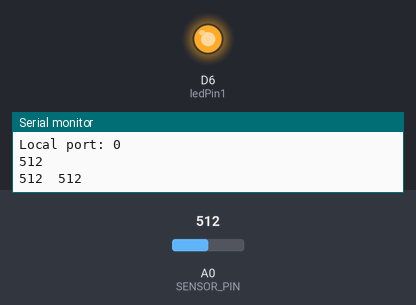
This sketch was run on a simulated ESP8266 (NodeMCU). Parts: output pins drawn as LEDs (lit = HIGH), the last lines printed to the serial monitor. The test bench sets the inputs (shaded band); at power-on: A0 (SENSOR_PIN) = 512. WiFi joins after 1.5 s; servers stay silent unless stated; random numbers use the default seed unless the sketch sets one.

Above: at 4.0 s.
At 8.2 s:
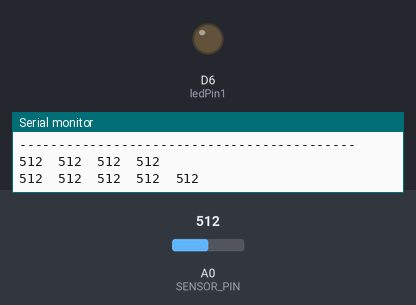
Timing chart, 0 to 8.9 s (numbered marks = the images above):
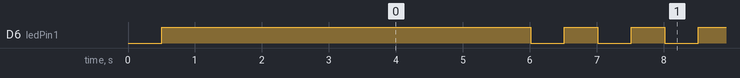

The sketch:

LightSwarmmodUDP.ino
```cpp
#include <CircularBuffer.h>
#include <Adafruit_TCS34725.h>

/*
Cooperative IOT Self Organizing Example
SwitchDoc Labs, August 2015

 */

#include <ESP8266WiFi.h>
#include <WiFiUdp.h>
#include <Wire.h>
#include "Adafruit_TCS34725.h"
#define ledPin1 D6
#define MAXCOUNT 10
#undef DEBUG

char ssid[] = "Yuan"; //  your network SSID (name)
char pass[] = "11111111"; // your network password


#define VERSIONNUMBER 1

#define SENSOR_PIN A0

#define LOGGERIPINC 20
#define SWARMSIZE 1 // only one now
// 30 seconds is too old - it must be dead
#define SWARMTOOOLD 30000

int mySwarmID = 0;

// Packet Types

#define LIGHT_UPDATE_PACKET 0
#define RESET_SWARM_PACKET 1
#define CHANGE_TEST_PACKET 2
#define RESET_ME_PACKET 3
#define DEFINE_SERVER_LOGGER_PACKET 4
#define LOG_TO_SERVER_PACKET 5
#define MASTER_CHANGE_PACKET 6
#define BLINK_BRIGHT_LED 7


unsigned int localPort = 4220;      // local port to listen for UDP packets

// master variables
boolean masterState = true;   // True if master, False if not
int swarmClear[SWARMSIZE];
int swarmVersion[SWARMSIZE];
int swarmState[SWARMSIZE];
long swarmTimeStamp[SWARMSIZE];   // for aging

IPAddress serverAddress = IPAddress(172,20,10,2); // default no IP Address


int swarmAddresses[SWARMSIZE];  // Swarm addresses


// variables for light sensor

int clearColor;
int redColor = 0;
int blueColor = 0;
int greenColor = 0;

int window[10]; // sliding window
int mean = 0;
int count = 0;
int lastSecondsCount = 0;
int val = 0;
int lastval = 0;
int average=0;
int total=0;
unsigned long previousMillis1 = 0;        // will store last time LED was updated
unsigned long previousMillis2 = 0;        // will store last time LED was updated
const long interval1 = 5000;           // interval at which to send and receive
const long interval2 = 1000;
const int PACKET_SIZE = 14; // Light Update Packet
const int BUFFERSIZE = 1024;
CircularBuffer<int, MAXCOUNT> sensedArray;
byte packetBuffer[BUFFERSIZE]; //buffer to hold incoming and outgoing packets

// A UDP instance to let us send and receive packets over UDP
WiFiUDP udp;

/* Initialise with default values (int time = 2.4ms, gain = 1x) */
// Adafruit_TCS34725 tcs = Adafruit_TCS34725();

/* Initialise with specific int time and gain values */
//Adafruit_TCS34725 tcs = Adafruit_TCS34725(TCS34725_INTEGRATIONTIME_700MS, TCS34725_GAIN_1X);


IPAddress localIP;

uint16_t temp[10];

void setup()
{

  Serial.begin(115200);
  Serial.println();
  Serial.println();


  Serial.println("");
  Serial.println("--------------------------");
  Serial.println("LightSwarm");
  Serial.print("Version ");
  Serial.println(VERSIONNUMBER);
  Serial.println("--------------------------");

  Serial.println(F(" 08/05/2018"));
  Serial.print(F("Compiled at:"));
  Serial.print (F(__TIME__));
  Serial.print(F(" "));
  Serial.println(F(__DATE__));
  Serial.println();
  pinMode(D6, OUTPUT);

  digitalWrite(D6, LOW);
  delay(500);
  digitalWrite(D6, HIGH);

  // everybody starts at 0 and changes from there
  mySwarmID = 0;

  // We start by connecting to a WiFi network
  Serial.print("LightSwarm Instance: ");
  Serial.println(mySwarmID);

  Serial.print("Connecting to ");
  Serial.println(ssid);
  WiFi.begin(ssid, pass);


  // initialize Swarm Address - we start out as swarmID of 0


  while (WiFi.status() != WL_CONNECTED) {
    delay(500);
    Serial.print(".");
  }
  Serial.println("");

  Serial.println("WiFi connected");
  Serial.println("IP address: ");
  Serial.println(WiFi.localIP());

  Serial.println("Starting UDP");

  udp.begin(localPort);
  Serial.print("Local port: ");
  Serial.println(udp.localPort());


  // initialize light sensor and arrays
  int i;
  for (i = 0; i < SWARMSIZE; i++)
  {

    swarmAddresses[i] = 0;
    swarmClear[i] = 0;
    swarmTimeStamp[i] = -1;
  }
  swarmClear[mySwarmID] = 0;
  swarmTimeStamp[mySwarmID] = 1;   // I am always in time to myself
  clearColor = swarmClear[mySwarmID];
  swarmVersion[mySwarmID] = VERSIONNUMBER;
  swarmState[mySwarmID] = masterState;
  //Serial.print("clearColor =");
  //Serial.println(clearColor);


  // set SwarmID based on IP address


  localIP = WiFi.localIP();

  swarmAddresses[0] =  localIP[3];


  mySwarmID = 0;

  //Serial.print("MySwarmID=");
  //Serial.println(mySwarmID);
  for (int i = 0; i < 10 ;i++) {
      window[i] = analogRead(A0);
      mean += window[i];
    }
   mean = mean / 10;
   lastSecondsCount = millis() / 10;
  // Serial.println(lastSecondsCount);

}
int prevaverage=0;

int sensorValue = 0;  // variable to store the value coming from the sensor
int diff=0;

void loop()
{
  unsigned long currentMillis = millis();

  if(diff<0){
        digitalWrite(ledPin1, HIGH);   // turn the LED on (HIGH is the voltage level)
        delay(100);
        digitalWrite(ledPin1, LOW);   // turn the LED on (HIGH is the voltage level)
        delay(100);
        if (currentMillis - previousMillis1 >= interval1) {
            previousMillis1 = currentMillis;

            Serial.print("New average sensor value to be sent:");
            Serial.println(average);
            Serial.println("Sending new average and receiving instruction......");

            //to be finished
            //send average
            swarmClear[mySwarmID] = average;
            broadcastARandomUpdatePacket();
            sendLogToServer();

            Serial.println("Brighter, quicker");
            Serial.println("-------------------------------------------");
            diff=average-prevaverage;
            prevaverage=average;
            }


      }else if(diff>0){
        digitalWrite(ledPin1, HIGH);   // turn the LED on (HIGH is the voltage level)
        delay(500);
        digitalWrite(ledPin1, LOW);   // turn the LED on (HIGH is the voltage level)
        delay(500);
        if (currentMillis - previousMillis1 >= interval1) {
            previousMillis1 = currentMillis;

            Serial.print("New average sensor value to be sent:");
            Serial.println(average);
            Serial.println("Sending new average and receiving instruction......");

            //to be finished
            swarmClear[mySwarmID] = average;
            broadcastARandomUpdatePacket();
            sendLogToServer();

            diff=average-prevaverage;

            Serial.println("Darker, slower");
            Serial.println("-------------------------------------------");
            prevaverage=average;
            }

      }
      else {

        digitalWrite(ledPin1, HIGH);
        delay(500);
        if (currentMillis - previousMillis1 >= interval1) {
          previousMillis1 = currentMillis;
          diff=average-prevaverage;
          prevaverage=average;

         Serial.println("Same light level");
         Serial.println("-------------------------------------------");
        }
        }
      //calculate average value of last 10 seconds
      if (currentMillis - previousMillis2 >= interval2) {   //interval2=1 sec
            previousMillis2 = currentMillis;
            sensorValue=analogRead(SENSOR_PIN);
            if(count<MAXCOUNT){
              count++;
              total+=sensorValue/MAXCOUNT;
              sensedArray.unshift(sensorValue);
              for (int i=0;i<sensedArray.size();i++){
                Serial.print(sensedArray[i]);
                Serial.print("\t");    // prints a tab
                }
              Serial.println();
              }
            else{
              int temp=sensedArray.pop();
              total-= temp/MAXCOUNT;
              total+=sensorValue/MAXCOUNT;
              sensedArray.unshift(sensorValue);
              for (int i=0;i<sensedArray.size();i++){
                Serial.print(sensedArray[i]);
                Serial.print("\t");    // prints a tab
                }
              Serial.print("Average of past ten seconds:");
              Serial.println(total);
              }
              average=total;

            }


      }

  /*    //~~~~~~~~~~~~~~~~~~~~~~~~~~~~~~~~~~~~~~~~~~~~~~~
  int secondsCount;
  secondsCount = millis() / 10;
  if (val < lastval) {
    digitalWrite(D6, LOW);
    delay(100);
    digitalWrite(D6, HIGH);
    delay(100);
    }
   else {
    digitalWrite(D6, LOW);
    delay(250);
    digitalWrite(D6, HIGH);
    delay(250);
    }
  //Serial.println(val, DEC);
  if ( secondsCount - lastSecondsCount > 99) {
  lastSecondsCount = secondsCount;
  lastval = val;

  val = analogRead(A0);

  int l_val = window[9];
  for (int i = 9; i > 0 ;i--) {
      window[i] = window[i - 1];
    }
    window[0] = val;
    mean = mean + (- l_val + val) / 10;
    //Serial.println(mean, DEC);

  clearColor = mean;
  swarmClear[mySwarmID] = clearColor;
  Serial.print("Light: "); Serial.print(clearColor, DEC); Serial.print(" ");
  Serial.println(" ");

  // wait to see if a reply is available
  count++;

/***
  int cb = udp.parsePacket();

  if (!cb) {
    //  Serial.println("no packet yet");
    Serial.print(".");
  }
  else {
    // We've received a packet, read the data from it

    udp.read(packetBuffer, PACKET_SIZE); // read the packet into the buffer
    Serial.print("packetbuffer[1] =");
    Serial.println(packetBuffer[1]);
    if (packetBuffer[1] == LIGHT_UPDATE_PACKET)
    {
      Serial.print("LIGHT_UPDATE_PACKET received from LightSwarm #");
      Serial.println(packetBuffer[2]);
      setAndReturnMySwarmIndex(packetBuffer[2]);

      Serial.print("LS Packet Recieved from #");
      Serial.print(packetBuffer[2]);
      Serial.print(" SwarmState:");
      if (packetBuffer[3] == 0)
        Serial.print("SLAVE");
      else
        Serial.print("MASTER");
      Serial.print(" CC:");
      Serial.print(packetBuffer[5] * 256 + packetBuffer[6]);
      Serial.print(" RC:");
      Serial.print(packetBuffer[7] * 256 + packetBuffer[8]);
      Serial.print(" GC:");
      Serial.print(packetBuffer[9] * 256 + packetBuffer[10]);
      Serial.print(" BC:");
      Serial.print(packetBuffer[11] * 256 + packetBuffer[12]);
      Serial.print(" Version=");
      Serial.println(packetBuffer[4]);

      // record the incoming clear color

      swarmClear[setAndReturnMySwarmIndex(packetBuffer[2])] = packetBuffer[5] * 256 + packetBuffer[6];
      swarmVersion[setAndReturnMySwarmIndex(packetBuffer[2])] = packetBuffer[4];
      swarmState[setAndReturnMySwarmIndex(packetBuffer[2])] = packetBuffer[3];
      swarmTimeStamp[setAndReturnMySwarmIndex(packetBuffer[2])] = millis();


      // Check to see if I am master!
      checkAndSetIfMaster();

    }

    if (packetBuffer[1] == RESET_SWARM_PACKET)
    {
      Serial.println(">>>>>>>>>RESET_SWARM_PACKETPacket Recieved");
      masterState = true;
      Serial.println("Reset Swarm:  I just BECAME Master (and everybody else!)");
      digitalWrite(0, LOW);

    }

    if (packetBuffer[1] == CHANGE_TEST_PACKET)
    {
      Serial.println(">>>>>>>>>CHANGE_TEST_PACKET Packet Received");
      Serial.println("not implemented");
      int i;
      for (i = 0; i < PACKET_SIZE; i++)
      {
        if (i == 2)
        {
          Serial.print("LPS[");
          Serial.print(i);
          Serial.print("] = ");
          Serial.println(packetBuffer[i]);

        }
        else
        {
          Serial.print("LPS[");
          Serial.print(i);
          Serial.print("] = 0x");
          Serial.println(packetBuffer[i], HEX);
        }

      }


    }

    if (packetBuffer[1] == RESET_ME_PACKET)
    {
      Serial.println(">>>>>>>>>RESET_ME_PACKET Packet Recieved");


      if (packetBuffer[2] == swarmAddresses[mySwarmID])
      {
        masterState = true;
        Serial.println("Reset Me:  I just BECAME Master");
        digitalWrite(0, LOW);


      }
      else
      {
        Serial.print("Wanted #");
        Serial.print(packetBuffer[2]);
        Serial.println(" Not me - reset ignored");
      }


    }

  }

  if (packetBuffer[1] ==  DEFINE_SERVER_LOGGER_PACKET)
  {
    Serial.println(">>>>>>>>>DEFINE_SERVER_LOGGER_PACKET Packet Recieved");
    serverAddress = IPAddress(packetBuffer[4], packetBuffer[5], packetBuffer[6], packetBuffer[7]);
    Serial.print("Server address received: ");
    Serial.println(serverAddress);


  }
  if (packetBuffer[1] ==  BLINK_BRIGHT_LED)
  {
    Serial.println(">>>>>>>>>BLINK_BRIGHT_LED Packet Recieved");
    if (packetBuffer[2] == swarmAddresses[mySwarmID])
    {


      tcs.setInterrupt(false);  // true means off, false means on
      delay(packetBuffer[4] * 100);
      tcs.setInterrupt(true);  // true means off, false means on
    }
    else
    {
      Serial.print("Wanted #");
      Serial.print(packetBuffer[2]);
      Serial.println(" Not me - reset ignored");
    }

  }


  Serial.print("MasterStatus:");
  if (masterState == true)
  {
    digitalWrite(0, LOW);
    Serial.print("MASTER");
  }
  else
  {
    digitalWrite(0, HIGH);
    Serial.print("SLAVE");
  }
  Serial.print("/cc=");
  Serial.print(clearColor);
  Serial.print("/KS:");
  Serial.println(serverAddress);

  Serial.println("--------");


  int i;
  for (i = 0; i < SWARMSIZE; i++)
  {
    Serial.print("swarmAddress[");
    Serial.print(i);
    Serial.print("] = ");
    Serial.println(swarmAddresses[i]);
  }
  Serial.println("--------");


  if (count == 5) {
     broadcastARandomUpdatePacket();
     //  sendARandomUpdatePacket();
     sendLogToServer();
     count = 0;
    }
  }*/

// send an LIGHT Packet request to the swarms at the given address
unsigned long sendLightUpdatePacket(IPAddress & address)
{

  //Serial.print("sending Light Update packet to:");
  // Serial.println(address);

  // set all bytes in the buffer to 0
  memset(packetBuffer, 0, PACKET_SIZE);
  // Initialize values needed to form Light Packet
  // (see URL above for details on the packets)
  packetBuffer[0] = 0xF0;   // StartByte
  packetBuffer[1] = LIGHT_UPDATE_PACKET;     // Packet Type
  packetBuffer[2] = localIP[3];     // Sending Swarm Number
  packetBuffer[3] = masterState;  // 0 = slave, 1 = master
  packetBuffer[4] = VERSIONNUMBER;  // Software Version
  packetBuffer[5] = (clearColor & 0xFF00) >> 8; // Clear High Byte
  packetBuffer[6] = (clearColor & 0x00FF); // Clear Low Byte
  packetBuffer[7] = (redColor & 0xFF00) >> 8; // Red High Byte
  packetBuffer[8] = (redColor & 0x00FF); // Red Low Byte
  packetBuffer[9] = (greenColor & 0xFF00) >> 8; // green High Byte
  packetBuffer[10] = (greenColor & 0x00FF); // green Low Byte
  packetBuffer[11] = (blueColor & 0xFF00) >> 8; // blue High Byte
  packetBuffer[12] = (blueColor & 0x00FF); // blue Low Byte
  packetBuffer[13] = 0x0F;  //End Byte


  // all Light Packet fields have been given values, now
  // you can send a packet requesting coordination
  udp.beginPacketMulticast(address,  localPort, WiFi.localIP()); //
  //udp.beginPacket(address,  localPort); //
  udp.write(packetBuffer, PACKET_SIZE);
  udp.endPacket();
}

// delay 0-MAXDELAY seconds
#define MAXDELAY 500
void broadcastARandomUpdatePacket()
{

  int sendToLightSwarm = 255;
  Serial.print("Broadcast ToSwarm = ");
  Serial.print(sendToLightSwarm);
  Serial.print(" ");

  // delay 0-MAXDELAY seconds
  int randomDelay;
  randomDelay = random(0, MAXDELAY);
  Serial.print("Delay = ");
  Serial.print(randomDelay);
  Serial.print("ms : ");

  delay(randomDelay);

  IPAddress sendSwarmAddress(172,20,10,2); // my Swarm Address
  //IPAddress sendSwarmAddress(169, 234, 28, 120); // my Swarm Address
  sendLightUpdatePacket(sendSwarmAddress);

}

/***
void checkAndSetIfMaster()
{

  int i;
  for (i = 0; i < SWARMSIZE; i++)
  {


#ifdef DEBUG

    Serial.print("swarmClear[");
    Serial.print(i);
    Serial.print("] = ");
    Serial.print(swarmClear[i]);
    Serial.print("  swarmTimeStamp[");
    Serial.print(i);
    Serial.print("] = ");
    Serial.println(swarmTimeStamp[i]);
#endif

    Serial.print("#");
    Serial.print(i);
    Serial.print("/");
    Serial.print(swarmState[i]);
    Serial.print("/");
    Serial.print(swarmVersion[i]);
    Serial.print(":");
    // age data
    int howLongAgo = millis() - swarmTimeStamp[i] ;

    if (swarmTimeStamp[i] == 0)
    {
      Serial.print("TO ");
    }
    else if (swarmTimeStamp[i] == -1)
    {
      Serial.print("NP ");
    }
    else if (swarmTimeStamp[i] == 1)
    {
      Serial.print("ME ");
    }
    else if (howLongAgo > SWARMTOOOLD)
    {
      Serial.print("TO ");
      swarmTimeStamp[i] = 0;
      swarmClear[i] = 0;

    }
    else
    {
      Serial.print("PR ");


    }
  }

  Serial.println();
  boolean setMaster = true;

  for (i = 0; i < SWARMSIZE; i++)
  {

    if (swarmClear[mySwarmID] >= swarmClear[i])
    {
      // I might be master!

    }
    else
    {
      // nope, not master
      setMaster = false;
      break;
    }

  }
  if (setMaster == true)
  {
    if (masterState == false)
    {
      Serial.println("I just BECAME Master");
      digitalWrite(0, LOW);
    }

    masterState = true;
  }
  else
  {
    if (masterState == true)
    {
      Serial.println("I just LOST Master");
      digitalWrite(0, HIGH);
    }

    masterState = false;
  }

  swarmState[mySwarmID] = masterState;

}
***/
/***
int setAndReturnMySwarmIndex(int incomingID)
{

  int i;
  for (i = 0; i< SWARMSIZE; i++)
  {
    if (swarmAddresses[i] == incomingID)
    {
       return i;
    }
    else
    if (swarmAddresses[i] == 0)  // not in the system, so put it in
    {

      swarmAddresses[i] = incomingID;
      Serial.print("incomingID ");
      Serial.print(incomingID);
      Serial.print("  assigned #");
      Serial.println(i);
      return i;
    }

  }

  // if we get here, then we have a new swarm member.
  // Delete the oldest swarm member and add the new one in
  // (this will probably be the one that dropped out)

  int oldSwarmID;
  long oldTime;
  oldTime = millis();
  for (i = 0;  i < SWARMSIZE; i++)
 {
  if (oldTime > swarmTimeStamp[i])
  {
    oldTime = swarmTimeStamp[i];
    oldSwarmID = i;
  }

 }

 // remove the old one and put this one in....
 swarmAddresses[oldSwarmID] = incomingID;
 // the rest will be filled in by Light Packet Receive


}

***/
// send log packet to Server if master and server address defined

void sendLogToServer()
{

  // build the string

  char myBuildString[1000];
  myBuildString[0] = '\0';

  if (masterState == true)
  {
    // now check for server address defined
    if ((serverAddress[0] == 0) && (serverAddress[1] == 0))
    {
      return;  // we are done.  not defined
    }
    else
    {
      // now send the packet as a string with the following format:
      // swarmID, MasterSlave, SoftwareVersion, clearColor, Status | ....next Swarm ID
      // 0,1,15,3883, PR | 1,0,14,399, PR | ....


      int i;
      char swarmString[20];
      swarmString[0] = '\0';

      for (i = 0; i < SWARMSIZE; i++)
      {

        char stateString[5];
        stateString[0] = '\0';
        if (swarmTimeStamp[i] == 0)
        {
          strcat(stateString, "TO");
        }
        else if (swarmTimeStamp[i] == -1)
        {
          strcat(stateString, "NP");
        }
        else if (swarmTimeStamp[i] == 1)
        {
          strcat(stateString, "PR");
        }
        else
        {
          strcat(stateString, "PR");
        }
        //sprintf(swarmString, " %i,%i,%i,%i,%s,%i ", i, swarmState[i], swarmVersion[i], swarmClear[i], stateString, swarmAddresses[i]);
        sprintf(swarmString, " %i", swarmClear[i]);

        strcat(myBuildString, swarmString);
        if (i < SWARMSIZE - 1)
        {

          strcat(myBuildString, "|");

        }
      }


    }


    // set all bytes in the buffer to 0
    memset(packetBuffer, 0, BUFFERSIZE);
    // Initialize values needed to form Light Packet
    // (see URL above for details on the packets)
    packetBuffer[0] = 0xF0;   // StartByte
    packetBuffer[1] = LOG_TO_SERVER_PACKET;     // Packet Type
    packetBuffer[2] = localIP[3];     // Sending Swarm Number
    packetBuffer[3] = strlen(myBuildString); // length of string in bytes
    packetBuffer[4] = VERSIONNUMBER;  // Software Version
    int i;
    for (i = 0; i < strlen(myBuildString); i++)
    {
      packetBuffer[i + 5] = myBuildString[i];// first string byte
    }

    packetBuffer[i + 5] = 0x0F; //End Byte
    Serial.print("Sending Log to Sever:");
    Serial.println(myBuildString);
    int packetLength;
    packetLength = i + 5 + 1;

    udp.beginPacket(serverAddress,  localPort); //

    udp.write(packetBuffer, packetLength);
    udp.endPacket();

  }


}
```

Measured:
- by itself, D6 (ledPin1): repeats every 5.3 s: LOW 0.82 s, 4 × (HIGH 0.50 s, LOW 0.50 s), HIGH 0.50 s
